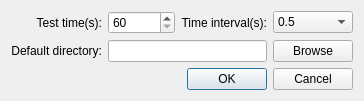
<?xml version="1.0" encoding="UTF-8"?>
<ui version="4.0">
 <class>SettingsDialog</class>
 <widget class="QDialog" name="SettingsDialog">
  <property name="enabled">
   <bool>true</bool>
  </property>
  <property name="geometry">
   <rect>
    <x>0</x>
    <y>0</y>
    <width>406</width>
    <height>123</height>
   </rect>
  </property>
  <property name="windowTitle">
   <string>Settings</string>
  </property>
  <layout class="QGridLayout" name="gridLayout">
   <property name="sizeConstraint">
    <enum>QLayout::SetFixedSize</enum>
   </property>
   <item row="0" column="0">
    <widget class="QLabel" name="label">
     <property name="text">
      <string>Test time(s):</string>
     </property>
     <property name="alignment">
      <set>Qt::AlignRight|Qt::AlignTrailing|Qt::AlignVCenter</set>
     </property>
    </widget>
   </item>
   <item row="0" column="1">
    <widget class="QSpinBox" name="time">
     <property name="minimum">
      <number>60</number>
     </property>
     <property name="maximum">
      <number>360000</number>
     </property>
     <property name="singleStep">
      <number>60</number>
     </property>
    </widget>
   </item>
   <item row="0" column="4">
    <widget class="QComboBox" name="timeInterval">
     <item>
      <property name="text">
       <string>0.5</string>
      </property>
     </item>
     <item>
      <property name="text">
       <string>1.0</string>
      </property>
     </item>
     <item>
      <property name="text">
       <string>2.0</string>
      </property>
     </item>
     <item>
      <property name="text">
       <string>5.0</string>
      </property>
     </item>
     <item>
      <property name="text">
       <string>10.0</string>
      </property>
     </item>
    </widget>
   </item>
   <item row="1" column="0">
    <widget class="QLabel" name="label_3">
     <property name="text">
      <string>Default directory:</string>
     </property>
     <property name="alignment">
      <set>Qt::AlignRight|Qt::AlignTrailing|Qt::AlignVCenter</set>
     </property>
    </widget>
   </item>
   <item row="0" column="2" colspan="2">
    <widget class="QLabel" name="label_2">
     <property name="text">
      <string>Time interval(s):</string>
     </property>
     <property name="alignment">
      <set>Qt::AlignRight|Qt::AlignTrailing|Qt::AlignVCenter</set>
     </property>
    </widget>
   </item>
   <item row="1" column="4">
    <widget class="QPushButton" name="browseButton">
     <property name="text">
      <string>Browse</string>
     </property>
    </widget>
   </item>
   <item row="1" column="1" colspan="3">
    <widget class="QLineEdit" name="dirName"/>
   </item>
   <item row="2" column="0" colspan="5">
    <widget class="QDialogButtonBox" name="buttonBox">
     <property name="orientation">
      <enum>Qt::Horizontal</enum>
     </property>
     <property name="standardButtons">
      <set>QDialogButtonBox::Cancel|QDialogButtonBox::Ok</set>
     </property>
    </widget>
   </item>
  </layout>
 </widget>
 <resources/>
 <connections>
  <connection>
   <sender>buttonBox</sender>
   <signal>accepted()</signal>
   <receiver>SettingsDialog</receiver>
   <slot>accept()</slot>
   <hints>
    <hint type="sourcelabel">
     <x>248</x>
     <y>254</y>
    </hint>
    <hint type="destinationlabel">
     <x>157</x>
     <y>274</y>
    </hint>
   </hints>
  </connection>
  <connection>
   <sender>buttonBox</sender>
   <signal>rejected()</signal>
   <receiver>SettingsDialog</receiver>
   <slot>reject()</slot>
   <hints>
    <hint type="sourcelabel">
     <x>316</x>
     <y>260</y>
    </hint>
    <hint type="destinationlabel">
     <x>286</x>
     <y>274</y>
    </hint>
   </hints>
  </connection>
 </connections>
</ui>
